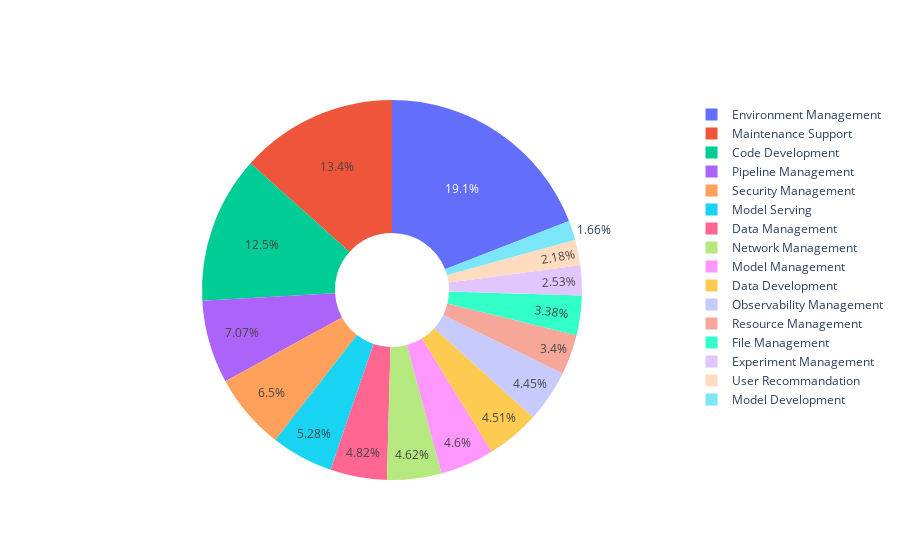

The notebook cell saved with this chart:
### Code cell
# assign human-readable & high-level topics to challenges & solutions

df = pd.read_json(os.path.join(path_rq3, 'topics.json'))
df['Resolution_summary_topic_macro'] = -1

for index, row in df.iterrows():
    if row['Resolution_summary_topic'] in macro_topic_mapping:
        df.at[index, 'Resolution_summary_topic_macro'] = int(macro_topic_mapping[row['Resolution_summary_topic']])
    else:
        df.drop(index, inplace=True)

df.to_json(os.path.join(path_rq3, 'macro-topics.json'), indent=4, orient='records')

df_number = pd.DataFrame()

values = []
labels = []

for index, group in df.groupby('Resolution_summary_topic_macro'):
    topic_list = [topic + 1 for topic in macro_topic2index_dict[macro_topic_indexing[index]]]
    entry = {
        'Index': index + 1,
        'Macro-topic': macro_topic_indexing[index],
        'Percentage (%)': round(len(group)/len(df)*100, 2),
        'Topic list': topic_list,
    }
    df_number = pd.concat([df_number, pd.DataFrame([entry])], ignore_index=True)
    labels.append(macro_topic_indexing[index])
    values.append(len(group))

print(df_number.to_latex(float_format="%.2f", index=False))
fig = go.Figure(data=[go.Pie(labels=labels, values=values, hole=.3)])
fig.show()

### Figure 1 — Plotly figure (JSON) as saved in the notebook; plotly's stock layout.template omitted (floating-point values rounded to 4 significant figures)
{"data": [{"hole": 0.3, "labels": ["Code Development", "Data Development", "Data Management", "Environment Management", "Experiment Management", "File Management", "Maintenance Support", "Model Development", "Model Management", "Model Serving", "Network Management", "Observability Management", "Pipeline Management", "Resource Management", "Security Management", "User Recommandation"], "type": "pie", "values": [575, 207, 221, 875, 116, 155, 613, 76, 211, 242, 212, 204, 324, 156, 298, 100]}], "layout": {}}
